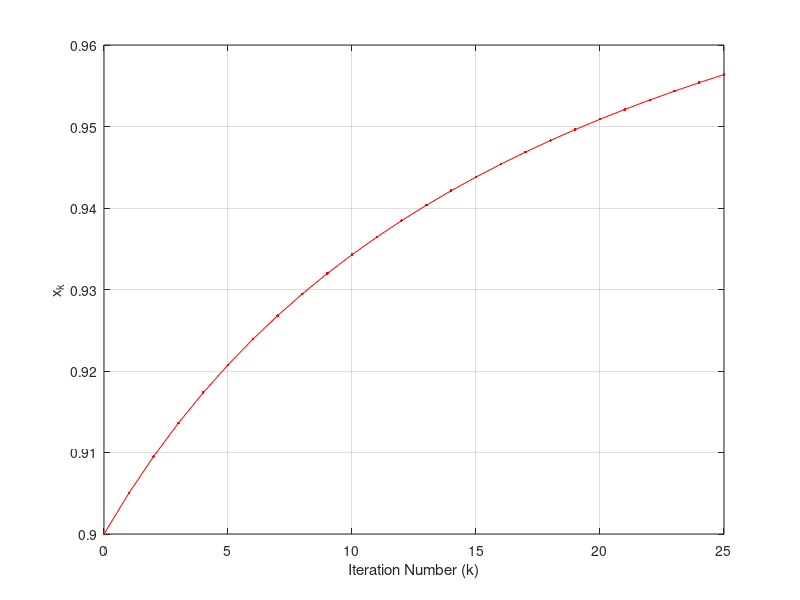
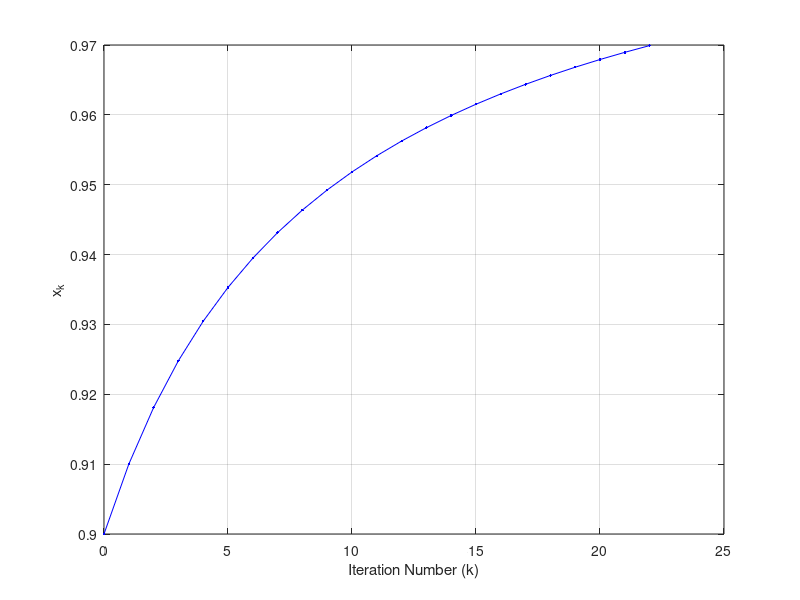
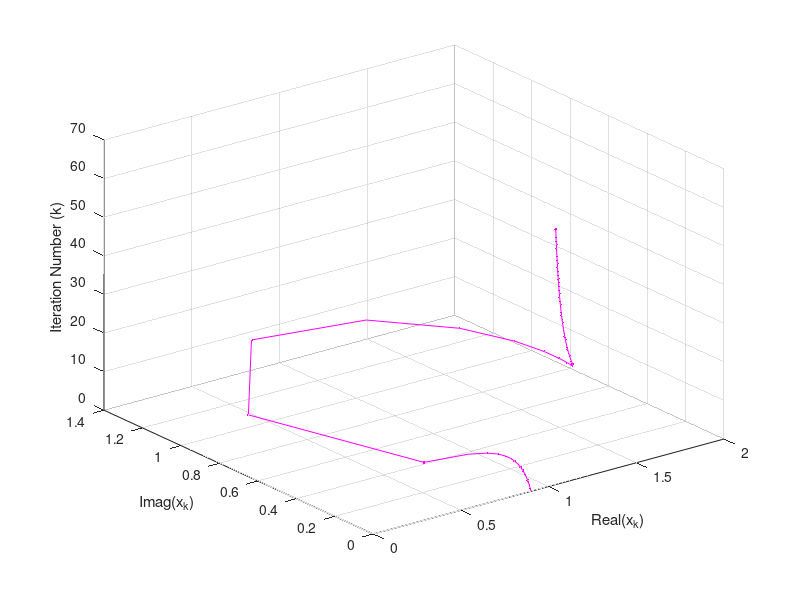
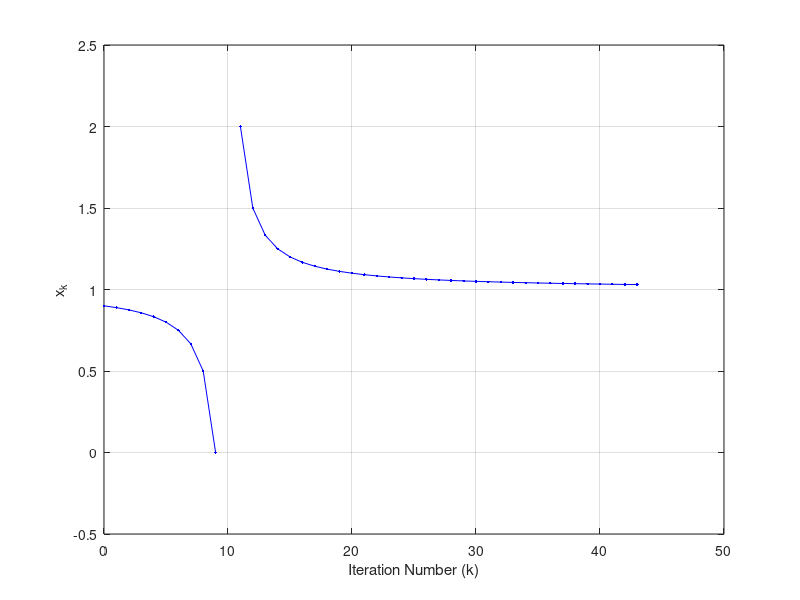

Recreate these plots in MATLAB, in order.
%% Solving x^2 - 2x + 1 = 0 using fixed point iteration

%% TASK: Change the initial condition x0 and observe the result given by
%% each method. Find the range of initial conditions for which the
%% convergence happens. 

clear all
close all
clc

x0 = 0.9 ;

MAX_ITER = 1000 ;

%% Method 1: x = (x^2 + 1)/2

xp = -inf ;
x = x0 ;

X1 = x ;

EPS = 1e-3 ;

I = 0 ;

while ((abs(x - xp)>EPS) & (I<MAX_ITER))
    I = I+1 ;
    xp = x ;
    x = (x.^2 + 1)/2 ;
    X1(end+1) = x ;
end

%% Method 2: x = x^2 - x + 1

xp = -inf ;
x = x0 ;

X2 = x ;

EPS = 1e-3 ;

I = 0 ;

while ((abs(x - xp)>EPS) & (I<MAX_ITER))
    I = I+1 ;
    xp = x ;
    x = x.^2 - x + 1 ;
    X2(end+1) = x ;
end


%% Method 3: x = sqrt(1-2x)

xp = -inf ;
x = x0 ;

X3 = x ;

EPS = 1e-3 ;

I = 0 ;

while ((abs(x - xp)>EPS) & (I<MAX_ITER))
    I = I+1 ;
    xp = x ;
    x = sqrt(2*x -1) ;
    X3(end+1) = x ;
end

%% Method 4: x = 2 - (1/x)

xp = -inf ;
x = x0 ;

X4 = x ;

EPS = 1e-3 ;

I = 0 ;

while ((abs(x - xp)>EPS) & (I<MAX_ITER))
    I = I+1 ;
    xp = x ;
    x = 2 - (1./x) ;
    X4(end+1) = x ;
end

%% Plot the "convergence" of all methods
figure(1)
plot(0:(length(X1)-1),X1,'r.-')
xlabel('Iteration Number (k)')
ylabel('x_k')
grid on

figure(2)
plot(0:(length(X2)-1),X2,'b.-')
xlabel('Iteration Number (k)')
ylabel('x_k')
grid on 

figure(3)
plot3(real(X3),imag(X3),0:(length(X3)-1),'m.-')
xlabel('Real(x_k)')
ylabel('Imag(x_k)')
zlabel('Iteration Number (k)')
grid on 

figure(4)
plot(0:(length(X4)-1),X4,'b.-')
xlabel('Iteration Number (k)')
ylabel('x_k')
grid on
ylim([-0.5 2.5])